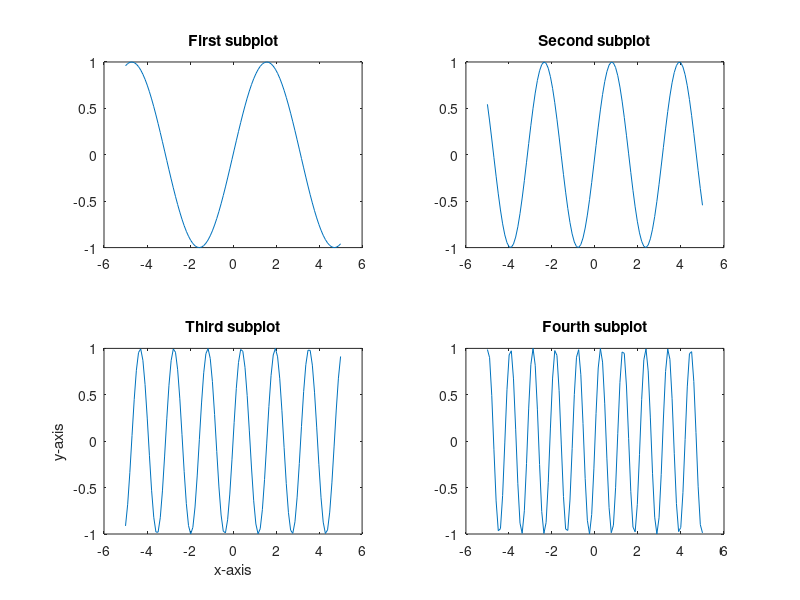

Reproduce this figure in MATLAB.
clear;clc;

% add first subplot
x  = linspace(-5,5);
y1 = sin(x);
figure;
subplot(2,2,1);
plot(x,y1);
title('First subplot');

% add second subplot
y2 = sin(2*x);
subplot(2,2,2);
plot(x,y2);
title('Second subplot');

% add third subplot
y3 = sin(4*x);
subplot(2,2,3);
plot(x,y3);
xlabel('x-axis');
ylabel('y-axis');
title('Third subplot');

% add forth subplot
y4 = sin(6*x);
subplot(2,2,4);
plot(x,y4);
title('Fourth subplot');